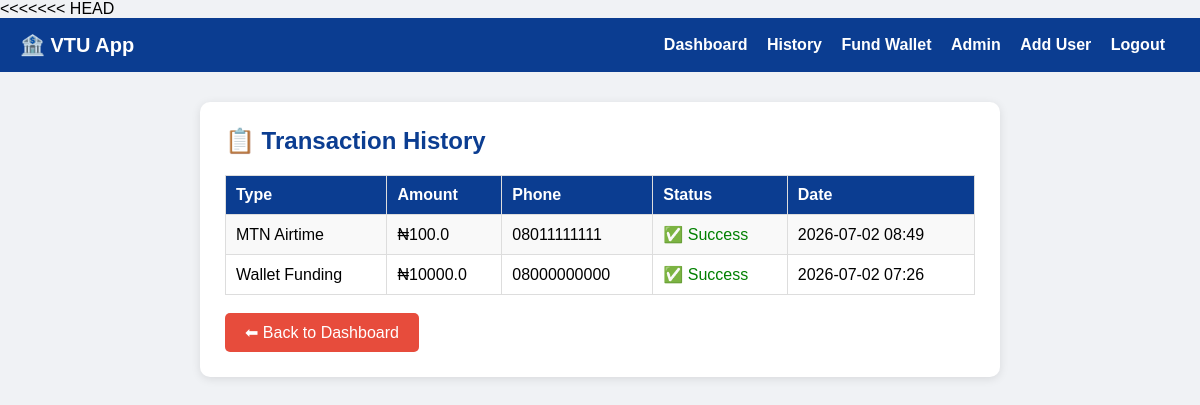
Page /transactions (signed in) on the earlier database version.
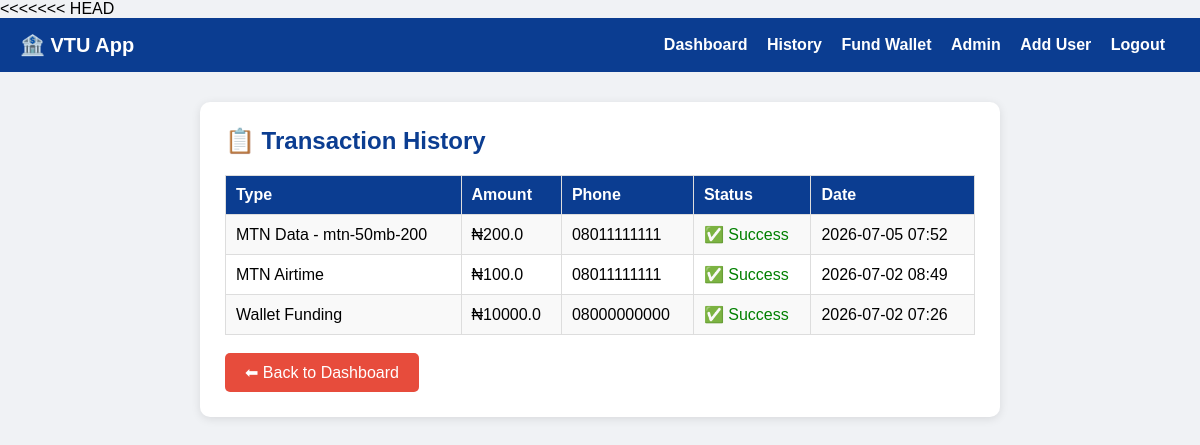
Same page on the later database version.
### app.py (models this page shows)
class Transaction(db.Model):
    id = db.Column(db.Integer, primary_key=True)
    user_id = db.Column(db.Integer, db.ForeignKey('user.id'))
    type = db.Column(db.String(50))
    amount = db.Column(db.Float)
    phone = db.Column(db.String(20))
    status = db.Column(db.String(20), default='Success')
    date = db.Column(db.DateTime, default=datetime.utcnow)

### app.py (the view)
@app.route('/transactions')
@login_required
def transactions():
    user = db.session.get(User, session['user_id'])
    all_transactions = Transaction.query.filter_by(
        user_id=session['user_id']
    ).order_by(Transaction.date.desc()).all()
    return render_template('transactions.html',
                         user=user,
                         transactions=all_transactions)

### app.py (called while the page is built)
def login_required(f):
    @wraps(f)
    def decorated_function(*args, **kwargs):
        if 'user_id' not in session:
            return redirect(url_for('login'))
        return f(*args, **kwargs)
    return decorated_function

### templates/transactions.html (shortened to what this page needs)
{% extends "base.html" %}
{% block content %}
<div class="card">
    <h2>📋 Transaction History</h2>
    {% if transactions %}
    <table>
        <tr>
            <th>Type</th>
            <th>Amount</th>
            <th>Phone</th>
            <th>Status</th>
            <th>Date</th>
        </tr>
        {% for t in transactions %}
        <tr>
            <td>{{ t.type }}</td>
            <td>₦{{ t.amount }}</td>
            <td>{{ t.phone }}</td>
            <td>
                {% if t.status == 'Success' %}
                    <span style="color:green;">
                        ✅ {{ t.status }}
                    </span>
                {% else %}
                    <span style="color:red;">
                        ❌ {{ t.status }}
                    </span>
                {% endif %}
            </td>
            <td>{{ t.date.strftime('%Y-%m-%d %H:%M') }}</td>
        </tr>
        {% endfor %}
    </table>
    {% else %}
        <p>No transactions yet!</p>
    {% endif %}
    <br>
    <a href="/dashboard" class="btn btn-red">
        ⬅ Back to Dashboard
    </a>
</div>
{% endblock %}

Differences in the rows shown:
added Transaction: type "MTN Data - mtn-50mb-200", amount "200.0", phone "08011111111", status "Success", date "2026-07-05 07:52"
